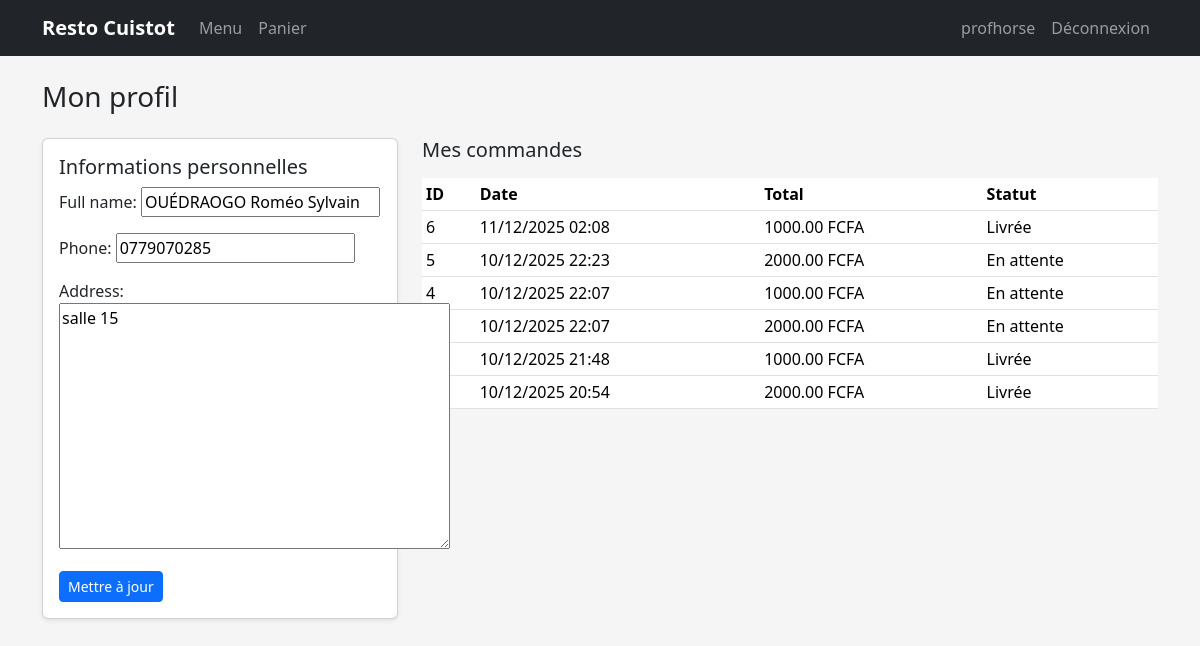
/profile/ (signed in), run on the app's committed database.
### shop/models.py (models this page shows, shortened)
class UserProfile(models.Model):
    user = models.OneToOneField(
        settings.AUTH_USER_MODEL,
        on_delete=models.CASCADE,
        related_name="profile"
    )
    full_name = models.CharField(max_length=150, blank=True)
    phone = models.CharField(max_length=30, blank=True)
    address = models.TextField(blank=True)

class Order(models.Model):
    STATUS_CHOICES = (
        ('pending', 'En attente'),
        ('confirmed', 'Confirmée'),
        ('canceled', 'Annulée'),
        ('delivered', 'Livrée'),
    )
    user = models.ForeignKey(
        settings.AUTH_USER_MODEL,
        on_delete=models.CASCADE,
        related_name='orders',
        null=True,
        blank=True,  # pour ne pas casser les anciennes commandes
    )
    created_at = models.DateTimeField(auto_now_add=True)
    customer_name = models.CharField(max_length=150)
    phone = models.CharField(max_length=30)
    address = models.TextField()
    status = models.CharField(max_length=20, choices=STATUS_CHOICES, default='pending')
    total = models.DecimalField(max_digits=10, decimal_places=2, default=0)

### shop/views.py (the view)
# urls.py: path('profile/', views.profile, name='profile'),
@login_required
def profile(request):
    profile, created = UserProfile.objects.get_or_create(user=request.user)
    if request.method == 'POST':
        form = ProfileForm(request.POST, instance=profile)
        if form.is_valid():
            form.save()
    else:
        form = ProfileForm(instance=profile)
    orders = Order.objects.filter(user=request.user).order_by('-created_at')
    return render(request, 'shop/profile.html', {
        'form': form,
        'orders': orders,
    })

### shop/forms.py
class ProfileForm(forms.ModelForm):
    class Meta:
        model = UserProfile
        fields = ['full_name', 'phone', 'address']

### backend/resto/shop/templates/shop/profile.html (shortened to what this page needs)
{% extends "base.html" %}
{% block content %}
<h1 class="h3 mb-4">Mon profil</h1>
<div class="row">
  <div class="col-md-4 mb-4">
    <div class="card card-body shadow-sm">
      <h2 class="h5">Informations personnelles</h2>
      <form method="post">
        {{ form.as_p }}
        <button type="submit" class="btn btn-primary btn-sm">Mettre à jour</button>
      </form>
    </div>
  </div>
  <div class="col-md-8">
    <h2 class="h5 mb-3">Mes commandes</h2>
    <table class="table table-sm align-middle">
      <thead>
        <tr>
          <th>ID</th>
          <th>Date</th>
          <th>Total</th>
          <th>Statut</th>
        </tr>
      </thead>
      <tbody>
        {% for order in orders %}
          <tr>
            <td>{{ order.id }}</td>
            <td>{{ order.created_at|date:"d/m/Y H:i" }}</td>
            <td>{{ order.total }} FCFA</td>
            <td>{{ order.get_status_display }}</td>
          </tr>
        {% empty %}
          <tr><td colspan="4">Aucune commande pour le moment.</td></tr>
        {% endfor %}
      </tbody>
    </table>
  </div>
</div>
{% endblock %}

### backend/resto/shop/templates/base.html (shortened to what this page needs)
{% load static %}
<!DOCTYPE html>
<html lang="fr">
<head>
  <link
    href="https://cdn.jsdelivr.net/npm/bootstrap@5.3.3/dist/css/bootstrap.min.css"
    rel="stylesheet"
  >
</head>
<body>
<nav class="navbar navbar-expand-lg navbar-dark bg-dark mb-4">
  <div class="container">
    <a class="navbar-brand" href="{% url 'shop:meal_list' %}">Resto Cuistot</a>
    <div class="collapse navbar-collapse" id="navbarNav">
      <ul class="navbar-nav me-auto">
        <li class="nav-item">
          <a class="nav-link" href="{% url 'shop:meal_list' %}">Menu</a>
        </li>
        <li class="nav-item">
          <a class="nav-link" href="{% url 'shop:cart_detail' %}">Panier</a>
        </li>
      </ul>
      <ul class="navbar-nav ms-auto">
        {% if user.is_authenticated %}
          <li class="nav-item">
            <a class="nav-link" href="{% url 'shop:profile' %}">
              {{ user.username }}
            </a>
          </li>
            <li class="nav-item">
                <a class="nav-link" href="{% url 'logout' %}?next={% url 'shop:meal_list' %}">
                Déconnexion
                </a>
            </li>
        {% endif %}
      </ul>
    </div>
  </div>
</nav>
<div class="container mb-5">
  {% block content %}{% endblock %}
</div>
</body>
</html>

### backend/resto/shop/templates/base.html (style rules this page uses)
body { background-color: #f5f5f5; }
.navbar-brand { font-weight: 700; }

### data on the page
UserProfile: full_name "OUÉDRAOGO Roméo Sylvain", phone "0779070285", address "salle 15"
Order: id "6", created_at "11/12/2025 02:08", total "1000.00", status "Livrée"
Order: id "5", created_at "10/12/2025 22:23", total "2000.00", status "En attente"
Order: id "4", created_at "10/12/2025 22:07", total "1000.00", status "En attente"
Order: created_at "10/12/2025 22:07", total "2000.00", status "En attente"
Order: created_at "10/12/2025 21:48", total "1000.00", status "Livrée"
Order: created_at "10/12/2025 20:54", total "2000.00", status "Livrée"

### other printed values
{{ user.username }} "profhorse"
